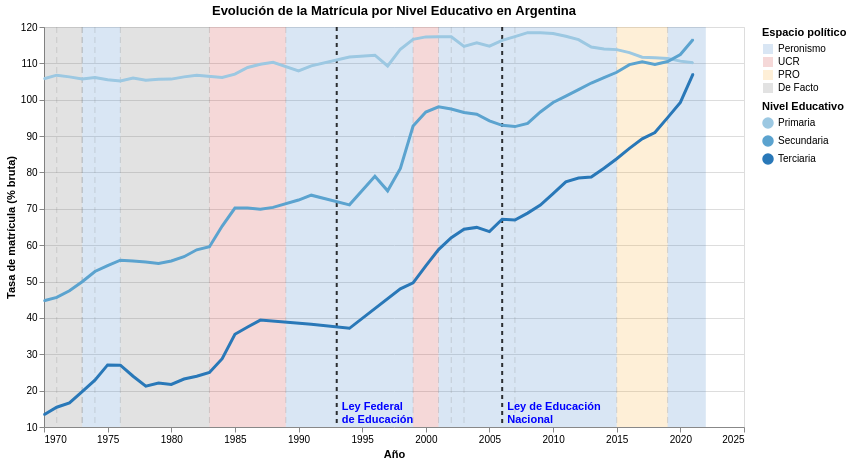

Notebook source saved alongside this figure:
### Code cell
# =========================
# Gobiernos y partidos
# =========================

gobiernos = pd.DataFrame({
    'year_start': [
        1970, 1971, 1973, 1973, 1974,
        1976, 1983, 1989, 1999, 2001,
        2002, 2003, 2007, 2015, 2019
    ],
    'year_end': [
        1971, 1973, 1973, 1974, 1976,
        1983, 1989, 1999, 2001, 2002,
        2003, 2007, 2015, 2019, 2022
    ],
    'presidente': [
        'Levingston', 'Lanusse', 'Cámpora', 'Perón', 'Isabel Perón',
        'Dictadura Militar', 'Alfonsín', 'Menem', 'De la Rúa',
        'Rodríguez Saá', 'Duhalde', 'Kirchner', 'CFK',
        'Macri', 'Alberto Fernández'
    ],
    'partido': [
        'De Facto', 'De Facto', 'Peronismo', 'Peronismo', 'Peronismo',
        'De Facto', 'UCR', 'Peronismo', 'UCR',
        'Peronismo', 'Peronismo', 'Peronismo', 'Peronismo',
        'PRO', 'Peronismo'
    ]
})

# =========================
# Hitos educativos
# =========================

hitos_educativos = pd.DataFrame({
    'year': [1993, 2006],
    'hito': [
        'Ley Federal\nde Educación',
        'Ley de Educación\nNacional'
    ]
})

# =========================
# Selecciones interactivas
# =========================

seleccion_nivel = alt.selection_point(
    fields=['nivel'],
    bind='legend'
)

seleccion_partido = alt.selection_point(
    fields=['partido'],
    bind='legend'
)

# =========================
# Fondos por gobierno
# =========================

rangos = (
    alt.Chart(gobiernos)
    .mark_rect(
        clip=True
    )
    .encode(
        x=alt.X("year_start:Q"),
        x2="year_end:Q",
        color=alt.Color(
            "partido:N",
            scale=alt.Scale(
                domain=['Peronismo', 'UCR', 'PRO', 'De Facto'],
                range=['#2E74C0', '#C62828', '#F9A825', '#616161']
            ),
            legend=alt.Legend(title="Espacio político")
        ),
        opacity=alt.condition(
            seleccion_partido,
            alt.value(0.18),
            alt.value(0.04)
        ),
        tooltip=[
            alt.Tooltip("presidente:N", title="Gobierno"),
            alt.Tooltip("partido:N", title="Partido")
        ]
    )
    .add_params(seleccion_partido)
)

# =========================
# Reglas verticales
# =========================

reglas = (
    alt.Chart(gobiernos)
    .mark_rule(
        strokeDash=[6, 4],
        strokeWidth=1,
        color='gray',
        opacity=0.25,
        clip=True
    )
    .encode(
        x=alt.X("year_start:Q")
    )
)

# =========================
# Hitos educativos
# =========================

lineas_hitos = (
    alt.Chart(hitos_educativos)
    .mark_rule(
        color='black',
        strokeWidth=2,
        strokeDash=[4, 4],
        opacity=0.8,
        clip=True
    )
    .encode(
        x=alt.X("year:Q"),
        tooltip=[
            alt.Tooltip("year:Q", title="Año"),
            alt.Tooltip("hito:N", title="Hito")
        ]
    )
)

texto_hitos = (
    alt.Chart(hitos_educativos)
    .mark_text(
        angle=0,
        align='left',
        baseline='bottom',
        lineBreak='\n',
        dx=5,
        dy=-5,
        color='blue',
        fontWeight='bold',
        fontSize=11,
        clip=True
    )
    .encode(
        x=alt.X("year:Q"),
        y=alt.value(390),
        text=alt.Text("hito:N")
    )
)

# =========================
# Trayectorias
# =========================

chart_traj = (
    alt.Chart(df_arg_traj)
    .mark_line(point=True)
    .encode(
        x=alt.X(
            "year:Q",
            title="Año",
            axis=alt.Axis(format='d', tickCount=10, grid=False),
            scale=alt.Scale(zero=False, domain=[1970, 2022])
        ),
        y=alt.Y(
            "val:Q",
            title="Tasa de matrícula (% bruta)",
            scale=alt.Scale(zero=False)
        ),
        color=alt.Color(
            "nivel:O",
            title="Nivel Educativo",
            sort=['Primaria', 'Secundaria', 'Terciaria']
        ),
        opacity=alt.condition(
            seleccion_nivel,
            alt.value(1),
            alt.value(0.15)
        ),
        size=alt.condition(
            seleccion_nivel,
            alt.value(3),
            alt.value(1.5)
        ),
        tooltip=[
            alt.Tooltip("year:Q", title="Año"),
            alt.Tooltip("nivel:N", title="Nivel"),
            alt.Tooltip("val:Q", title="Tasa (%)", format=".2f")
        ]
    )
    .add_params(seleccion_nivel)
)

# =========================
# Gráfico final
# =========================

final_chart = (
    rangos
    + reglas
    + lineas_hitos
    + texto_hitos
    + chart_traj
).resolve_scale(
    x='shared',
    color='independent'
).properties(
    width=700,
    height=400,
    title="Evolución de la Matrícula por Nivel Educativo en Argentina"
)

final_chart.display()

### Figure 1 — Vega specification as saved in the notebook (floating-point values rounded to 4 significant figures; data arrays with more than 128 entries replaced by an {"elided": "..."} marker saying what was removed)
{"$schema": "https://vega.github.io/schema/vega/v6.json", "data": [{"name": "param_278419b4d025f970_store"}, {"name": "param_a0a4ac0d903d7cb2_store"}, {"name": "source_0", "values": [{"partido": "De Facto", "presidente": "Levingston", "year_end": 1971, "year_start": 1970}, {"partido": "De Facto", "presidente": "Lanusse", "year_end": 1973, "year_start": 1971}, {"partido": "Peronismo", "presidente": "Cámpora", "year_end": 1973, "year_start": 1973}, {"partido": "Peronismo", "presidente": "Perón", "year_end": 1974, "year_start": 1973}, {"partido": "Peronismo", "presidente": "Isabel Perón", "year_end": 1976, "year_start": 1974}, {"partido": "De Facto", "presidente": "Dictadura Militar", "year_end": 1983, "year_start": 1976}, {"partido": "UCR", "presidente": "Alfonsín", "year_end": 1989, "year_start": 1983}, {"partido": "Peronismo", "presidente": "Menem", "year_end": 1999, "year_start": 1989}, {"partido": "UCR", "presidente": "De la Rúa", "year_end": 2001, "year_start": 1999}, {"partido": "Peronismo", "presidente": "Rodríguez Saá", "year_end": 2002, "year_start": 2001}, {"partido": "Peronismo", "presidente": "Duhalde", "year_end": 2003, "year_start": 2002}, {"partido": "Peronismo", "presidente": "Kirchner", "year_end": 2007, "year_start": 2003}, {"partido": "Peronismo", "presidente": "CFK", "year_end": 2015, "year_start": 2007}, {"partido": "PRO", "presidente": "Macri", "year_end": 2019, "year_start": 2015}, {"partido": "Peronismo", "presidente": "Alberto Fernández", "year_end": 2022, "year_start": 2019}]}, {"name": "source_1", "values": [{"hito": "Ley Federal\nde Educación", "year": 1993}, {"hito": "Ley de Educación\nNacional", "year": 2006}]}, {"name": "source_2", "values": [{"hito": "Ley Federal\nde Educación", "year": 1993}, {"hito": "Ley de Educación\nNacional", "year": 2006}]}, {"name": "source_3", "values": {"elided": "139 records"}}, {"name": "data_0", "values": {"elided": "139 records"}}, {"name": "source_3_layer_4_color_domain_nivel", "values": [{"nivel": "Primaria", "sort_field": 0.0}, {"nivel": "Secundaria", "sort_field": 1.0}, {"nivel": "Terciaria", "sort_field": 2.0}]}], "signals": [{"name": "param_278419b4d025f970_nivel_legend", "value": null, "on": [{"events": [{"source": "view", "markname": "nivel_legend_symbols", "type": "click"}, {"source": "view", "markname": "nivel_legend_labels", "type": "click"}, {"source": "view", "markname": "nivel_legend_entries", "type": "click"}], "update": "isDefined(datum.value) ? datum.value : item().items[0].items[0].datum.value", "force": true}, {"events": [{"source": "view", "type": "click"}], "update": "!event.item || !datum ? null : param_278419b4d025f970_nivel_legend", "force": true}]}, {"name": "unit", "value": {}, "on": [{"events": "pointermove", "update": "isTuple(group()) ? group() : unit"}]}, {"name": "param_a0a4ac0d903d7cb2_partido_legend", "value": null, "on": [{"events": [{"source": "view", "markname": "partido_legend_symbols", "type": "click"}, {"source": "view", "markname": "partido_legend_labels", "type": "click"}, {"source": "view", "markname": "partido_legend_entries", "type": "click"}], "update": "isDefined(datum.value) ? datum.value : item().items[0].items[0].datum.value", "force": true}, {"events": [{"source": "view", "type": "click"}], "update": "!event.item || !datum ? null : param_a0a4ac0d903d7cb2_partido_legend", "force": true}]}, {"name": "param_a0a4ac0d903d7cb2", "update": "vlSelectionResolve(\"param_a0a4ac0d903d7cb2_store\", \"union\", true, true)"}, {"name": "param_278419b4d025f970", "update": "vlSelectionResolve(\"param_278419b4d025f970_store\", \"union\", true, true)"}, {"name": "param_a0a4ac0d903d7cb2_tuple", "update": "param_a0a4ac0d903d7cb2_partido_legend !== null ? {fields: param_a0a4ac0d903d7cb2_tuple_fields, values: [param_a0a4ac0d903d7cb2_partido_legend]} : null"}, {"name": "param_a0a4ac0d903d7cb2_tuple_fields", "value": [{"type": "E", "field": "partido"}]}, {"name": "param_a0a4ac0d903d7cb2_toggle", "value": false, "on": [{"events": {"merge": [{"source": "view", "type": "click"}]}, "update": "event.shiftKey"}]}, {"name": "param_a0a4ac0d903d7cb2_modify", "on": [{"events": {"signal": "param_a0a4ac0d903d7cb2_tuple"}, "update": "modify(\"param_a0a4ac0d903d7cb2_store\", param_a0a4ac0d903d7cb2_toggle ? null : param_a0a4ac0d903d7cb2_tuple, param_a0a4ac0d903d7cb2_toggle ? null : true, param_a0a4ac0d903d7cb2_toggle ? param_a0a4ac0d903d7cb2_tuple : null)"}]}, {"name": "param_278419b4d025f970_tuple", "update": "param_278419b4d025f970_nivel_legend !== null ? {fields: param_278419b4d025f970_tuple_fields, values: [param_278419b4d025f970_nivel_legend]} : null"}, {"name": "param_278419b4d025f970_tuple_fields", "value": [{"type": "E", "field": "nivel"}]}, {"name": "param_278419b4d025f970_toggle", "value": false, "on": [{"events": {"merge": [{"source": "view", "type": "click"}]}, "update": "event.shiftKey"}]}, {"name": "param_278419b4d025f970_modify", "on": [{"events": {"signal": "param_278419b4d025f970_tuple"}, "update": "modify(\"param_278419b4d025f970_store\", param_278419b4d025f970_toggle ? null : param_278419b4d025f970_tuple, param_278419b4d025f970_toggle ? null : true, param_278419b4d025f970_toggle ? param_278419b4d025f970_tuple : null)"}]}], "marks": [{"type": "rect", "name": "view_eb55166a54f0a5dd_0_marks", "from": {"data": "source_0"}, "encode": {"update": {"opacity": [{"value": 0.18, "test": "!length(data(\"param_a0a4ac0d903d7cb2_store\")) || vlSelectionTest(\"param_a0a4ac0d903d7cb2_store\", datum)"}, {"value": 0.04}], "x2": {"field": "year_end", "scale": "x"}, "tooltip": {"signal": "{\"Gobierno\": isValid(datum[\"presidente\"]) ? isArray(datum[\"presidente\"]) ? join(datum[\"presidente\"], '\\n') : datum[\"presidente\"] : \"\"+datum[\"presidente\"], \"Partido\": isValid(datum[\"partido\"]) ? isArray(datum[\"partido\"]) ? join(datum[\"partido\"], '\\n') : datum[\"partido\"] : \"\"+datum[\"partido\"]}"}, "y2": {"field": {"signal": null, "datum": null, "group": "height", "parent": null}}, "fill": {"field": "partido", "scale": "view_eb55166a54f0a5dd_0_color"}, "x": {"field": "year_start", "scale": "x"}, "y": {"value": 0}}}, "interactive": true, "style": ["rect"], "clip": true}, {"type": "rule", "name": "layer_1_marks", "from": {"data": "source_0"}, "encode": {"update": {"y": {"value": 0}, "strokeDash": {"value": [6, 4]}, "stroke": {"value": "gray"}, "y2": {"field": {"signal": null, "datum": null, "group": "height", "parent": null}}, "strokeWidth": {"value": 1}, "x": {"field": "year_start", "scale": "x"}, "opacity": {"value": 0.25}}}, "clip": true, "interactive": false, "style": ["rule"]}, {"type": "rule", "name": "layer_2_marks", "from": {"data": "source_1"}, "encode": {"update": {"strokeDash": {"value": [4, 4]}, "opacity": {"value": 0.8}, "stroke": {"value": "black"}, "y": {"value": 0}, "x": {"field": "year", "scale": "x"}, "strokeWidth": {"value": 2}, "tooltip": {"signal": "{\"Año\": format(datum[\"year\"], \"\"), \"Hito\": isValid(datum[\"hito\"]) ? isArray(datum[\"hito\"]) ? join(datum[\"hito\"], '\\n') : datum[\"hito\"] : \"\"+datum[\"hito\"]}"}, "y2": {"field": {"signal": null, "datum": null, "group": "height", "parent": null}}}}, "clip": true, "interactive": true, "style": ["rule"]}, {"type": "text", "name": "layer_3_marks", "from": {"data": "source_2"}, "encode": {"update": {"y": {"value": 390}, "baseline": {"value": "bottom"}, "angle": {"value": 0}, "lineBreak": {"value": "\n"}, "align": {"value": "left"}, "text": {"signal": "isValid(datum[\"hito\"]) ? datum[\"hito\"] : \"\"+datum[\"hito\"]"}, "dx": {"value": 5}, "fill": {"value": "blue"}, "fontSize": {"value": 11}, "dy": {"value": -5}, "fontWeight": {"value": "bold"}, "x": {"field": "year", "scale": "x"}}}, "interactive": false, "clip": true, "style": ["text"]}, {"type": "group", "name": "view_c70ad4c7999f38e8_4_pathgroup", "from": {"facet": {"data": "source_3", "name": "faceted_path_view_c70ad4c7999f38e8_4_main", "groupby": ["nivel"]}}, "encode": {"update": {"height": {"field": {"signal": null, "datum": null, "group": "height", "parent": null}}, "width": {"field": {"signal": null, "datum": null, "group": "width", "parent": null}}}}, "marks": [{"type": "line", "name": "view_c70ad4c7999f38e8_4_marks", "from": {"data": "faceted_path_view_c70ad4c7999f38e8_4_main"}, "sort": {"field": "x"}, "encode": {"update": {"tooltip": {"signal": "{\"Año\": format(datum[\"year\"], \"\"), \"Nivel\": isValid(datum[\"nivel\"]) ? isArray(datum[\"nivel\"]) ? join(datum[\"nivel\"], '\\n') : datum[\"nivel\"] : \"\"+datum[\"nivel\"], \"Tasa (%)\": format(datum[\"val\"], \".2f\")}"}, "stroke": {"field": "nivel", "scale": "layer_4_color"}, "x": {"field": "year", "scale": "x"}, "opacity": [{"value": 1, "test": "!length(data(\"param_278419b4d025f970_store\")) || vlSelectionTest(\"param_278419b4d025f970_store\", datum)"}, {"value": 0.15}], "y": {"field": "val", "scale": "y"}, "strokeWidth": [{"value": 3, "test": "!length(data(\"param_278419b4d025f970_store\")) || vlSelectionTest(\"param_278419b4d025f970_store\", datum)"}, {"value": 1.5}], "defined": {"signal": "isValid(datum[\"year\"]) && isFinite(+datum[\"year\"]) && isValid(datum[\"val\"]) && isFinite(+datum[\"val\"])"}}}, "style": ["line"], "interactive": true}]}, {"type": "symbol", "name": "layer_4_layer_1_marks", "from": {"data": "data_0"}, "encode": {"update": {"opacity": [{"value": 1, "test": "!length(data(\"param_278419b4d025f970_store\")) || vlSelectionTest(\"param_278419b4d025f970_store\", datum)"}, {"value": 0.15}], "tooltip": {"signal": "{\"Año\": format(datum[\"year\"], \"\"), \"Nivel\": isValid(datum[\"nivel\"]) ? isArray(datum[\"nivel\"]) ? join(datum[\"nivel\"], '\\n') : datum[\"nivel\"] : \"\"+datum[\"nivel\"], \"Tasa (%)\": format(datum[\"val\"], \".2f\")}"}, "x": {"field": "year", "scale": "x"}, "size": [{"value": 3, "test": "!length(data(\"param_278419b4d025f970_store\")) || vlSelectionTest(\"param_278419b4d025f970_store\", datum)"}, {"value": 1.5}], "y": {"field": "val", "scale": "y"}, "fill": {"field": "nivel", "scale": "layer_4_color"}}}, "interactive": true, "style": ["point"]}], "scales": [{"name": "x", "type": "linear", "domain": [1970, 2022], "range": [0, {"signal": "width"}], "nice": true, "zero": false}, {"name": "y", "type": "linear", "domain": {"fields": [{"data": "source_3", "field": "val"}, {"data": "data_0", "field": "val"}]}, "range": [{"signal": "height"}, 0], "zero": false, "nice": true}, {"name": "view_eb55166a54f0a5dd_0_color", "type": "ordinal", "domain": ["Peronismo", "UCR", "PRO", "De Facto"], "range": ["#2E74C0", "#C62828", "#F9A825", "#616161"]}, {"name": "layer_4_color", "type": "ordinal", "domain": {"data": "source_3_layer_4_color_domain_nivel", "field": "nivel", "sort": {"op": "max", "field": "sort_field"}}, "range": "ordinal", "interpolate": "hcl"}], "axes": [{"scale": "y", "labels": false, "orient": "left", "tickCount": {"signal": "ceil(height/40)"}, "aria": false, "zindex": 0, "domain": false, "maxExtent": 0, "ticks": false, "grid": true, "minExtent": 0, "gridScale": "x"}, {"scale": "x", "format": "d", "tickCount": 10, "labelFlush": true, "tickMinStep": 1, "zindex": 0, "orient": "bottom", "labelOverlap": true, "grid": false, "title": "Año"}, {"scale": "y", "grid": false, "title": "Tasa de matrícula (% bruta)", "orient": "left", "labelOverlap": true, "tickCount": {"signal": "ceil(height/40)"}, "zindex": 0}], "title": {"text": "Evolución de la Matrícula por Nivel Educativo en Argentina", "frame": "group"}, "height": 400, "width": 700, "padding": 5, "legends": [{"title": "Espacio político", "fill": "view_eb55166a54f0a5dd_0_color", "symbolType": "square", "encode": {"labels": {"name": "partido_legend_labels", "interactive": true, "update": {"opacity": [{"test": "(!length(data(\"param_a0a4ac0d903d7cb2_store\")) || (param_a0a4ac0d903d7cb2[\"partido\"] && indexof(param_a0a4ac0d903d7cb2[\"partido\"], datum.value) >= 0))", "value": 1}, {"value": 0.35}], "cursor": {"value": "pointer"}}}, "symbols": {"name": "partido_legend_symbols", "interactive": true, "update": {"opacity": [{"test": "(!length(data(\"param_a0a4ac0d903d7cb2_store\")) || (param_a0a4ac0d903d7cb2[\"partido\"] && indexof(param_a0a4ac0d903d7cb2[\"partido\"], datum.value) >= 0))", "value": 0.18}, {"value": 0.35}], "cursor": {"value": "pointer"}}}, "entries": {"name": "partido_legend_entries", "interactive": true, "update": {"fill": {"value": "transparent"}, "cursor": {"value": "pointer"}}}}}, {"title": "Nivel Educativo", "stroke": "layer_4_color", "symbolType": "circle", "encode": {"labels": {"name": "nivel_legend_labels", "interactive": true, "update": {"opacity": [{"test": "(!length(data(\"param_278419b4d025f970_store\")) || (param_278419b4d025f970[\"nivel\"] && indexof(param_278419b4d025f970[\"nivel\"], datum.value) >= 0))", "value": 1}, {"value": 0.35}], "cursor": {"value": "pointer"}}}, "symbols": {"name": "nivel_legend_symbols", "interactive": true, "update": {"opacity": [{"test": "(!length(data(\"param_278419b4d025f970_store\")) || (param_278419b4d025f970[\"nivel\"] && indexof(param_278419b4d025f970[\"nivel\"], datum.value) >= 0))", "value": 1}, {"value": 0.35}], "cursor": {"value": "pointer"}}}, "entries": {"name": "nivel_legend_entries", "interactive": true, "update": {"fill": {"value": "transparent"}, "cursor": {"value": "pointer"}}}}, "fill": "layer_4_color"}], "style": "cell", "background": "white"}
